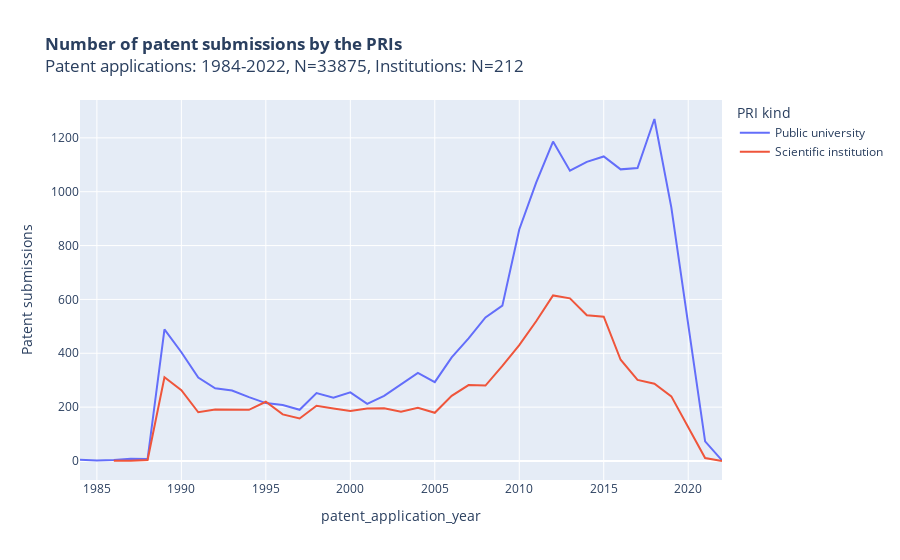

Notebook code for this chart:
### Markdown cell above
## Patents database

### Code cell
# Plot multiple line chart using plotly express showing number of patents by year and decision and kind
patents_by_year = patents_inst.groupby(['patent_application_year','decision', 'kind'])['patent_id'].count().reset_index().rename(columns={'patent_id':'count'})

# Order by year and decision
patents_by_year_k = patents_by_year.groupby(['patent_application_year', 'kind'])['count'].sum().reset_index()


fig = px.line(patents_by_year_k, x="patent_application_year", y="count", 
              #width=800, height=600, 
              color="kind", title=f'<b>Number of patent submissions by the PRIs</b><br>{subtitle}',  labels={'year_group':'Years', 'count':'Patent submissions', 'kind':'PRI kind'})
cs_py.plot(fig, filename = 'patents_kind_years', auto_open=False)
fig.show()

### Figure 1 — Plotly figure (JSON) as saved in the notebook; plotly's stock layout.template omitted (floating-point values rounded to 4 significant figures)
{"data": [{"hovertemplate": "PRI kind=Public university<br>patent_application_year=%{x}<br>Patent submissions=%{y}<extra></extra>", "legendgroup": "Public university", "line": {"color": "#636efa", "dash": "solid"}, "marker": {"symbol": "circle"}, "mode": "lines", "name": "Public university", "orientation": "v", "showlegend": true, "type": "scatter", "x": [1984, 1985, 1986, 1987, 1988, 1989, 1990, 1991, 1992, 1993, 1994, 1995, 1996, 1997, 1998, 1999, 2000, 2001, 2002, 2003, 2004, 2005, 2006, 2007, 2008, 2009, 2010, 2011, 2012, 2013, 2014, 2015, 2016, 2017, 2018, 2019, 2020, 2021, 2022], "xaxis": "x", "y": [5, 2, 4, 8, 7, 489, 404, 310, 270, 262, 237, 215, 208, 190, 252, 235, 255, 212, 242, 285, 327, 293, 385, 455, 533, 577, 860, 1034, 1186, 1078, 1111, 1131, 1083, 1088, 1270, 942, 517, 73, 2], "yaxis": "y"}, {"hovertemplate": "PRI kind=Scientific institution<br>patent_application_year=%{x}<br>Patent submissions=%{y}<extra></extra>", "legendgroup": "Scientific institution", "line": {"color": "#EF553B", "dash": "solid"}, "marker": {"symbol": "circle"}, "mode": "lines", "name": "Scientific institution", "orientation": "v", "showlegend": true, "type": "scatter", "x": [1986, 1987, 1988, 1989, 1990, 1991, 1992, 1993, 1994, 1995, 1996, 1997, 1998, 1999, 2000, 2001, 2002, 2003, 2004, 2005, 2006, 2007, 2008, 2009, 2010, 2011, 2012, 2013, 2014, 2015, 2016, 2017, 2018, 2019, 2020, 2021, 2022], "xaxis": "x", "y": [1, 1, 4, 311, 263, 181, 191, 191, 190, 220, 173, 158, 205, 195, 186, 195, 196, 183, 198, 179, 242, 282, 280, 353, 430, 519, 615, 604, 541, 536, 376, 301, 287, 240, 123, 11, 0], "yaxis": "y"}], "layout": {"legend": {"title": {"text": "PRI kind"}, "tracegroupgap": 0}, "title": {"text": "<b>Number of patent submissions by the PRIs</b><br>Patent applications: 1984-2022, N=33875, Institutions: N=212"}, "xaxis": {"anchor": "y", "domain": [0, 1], "title": {"text": "patent_application_year"}}, "yaxis": {"anchor": "x", "domain": [0, 1], "title": {"text": "Patent submissions"}}}}
